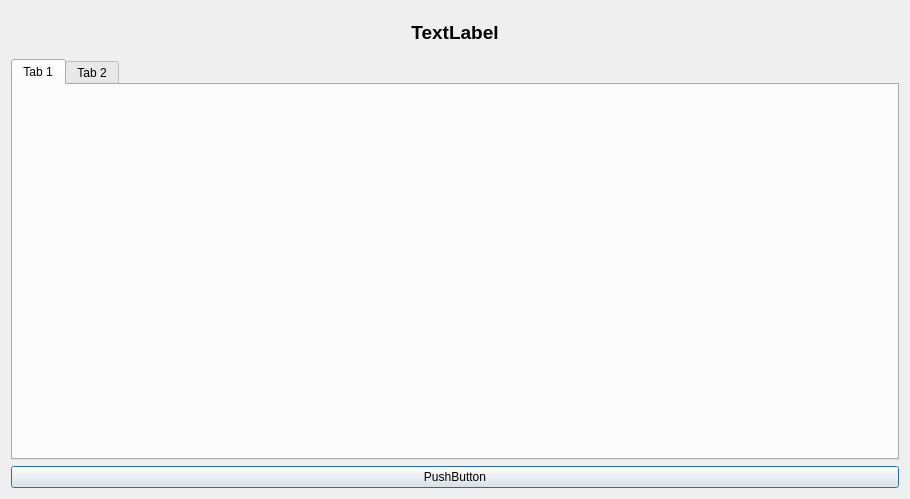
<?xml version="1.0" encoding="UTF-8"?>
<ui version="4.0">
 <class>Dialog</class>
 <widget class="QDialog" name="Dialog">
  <property name="geometry">
   <rect>
    <x>0</x>
    <y>0</y>
    <width>910</width>
    <height>499</height>
   </rect>
  </property>
  <property name="sizePolicy">
   <sizepolicy hsizetype="Expanding" vsizetype="Expanding">
    <horstretch>0</horstretch>
    <verstretch>0</verstretch>
   </sizepolicy>
  </property>
  <property name="windowTitle">
   <string>Dialog</string>
  </property>
  <layout class="QHBoxLayout" name="horizontalLayout">
   <item>
    <layout class="QVBoxLayout" name="verticalLayout">
     <item>
      <widget class="QLabel" name="lb_airport_name">
       <property name="font">
        <font>
         <pointsize>14</pointsize>
         <bold>true</bold>
        </font>
       </property>
       <property name="text">
        <string>TextLabel</string>
       </property>
       <property name="alignment">
        <set>Qt::AlignCenter</set>
       </property>
      </widget>
     </item>
     <item alignment="Qt::AlignVCenter">
      <widget class="QTabWidget" name="tw_graphs">
       <property name="sizePolicy">
        <sizepolicy hsizetype="Expanding" vsizetype="Expanding">
         <horstretch>0</horstretch>
         <verstretch>0</verstretch>
        </sizepolicy>
       </property>
       <property name="minimumSize">
        <size>
         <width>661</width>
         <height>401</height>
        </size>
       </property>
       <property name="styleSheet">
        <string notr="true"/>
       </property>
       <property name="currentIndex">
        <number>0</number>
       </property>
       <property name="iconSize">
        <size>
         <width>16</width>
         <height>16</height>
        </size>
       </property>
       <widget class="QWidget" name="tab">
        <attribute name="title">
         <string>Tab 1</string>
        </attribute>
       </widget>
       <widget class="QWidget" name="tab_2">
        <attribute name="title">
         <string>Tab 2</string>
        </attribute>
        <widget class="QComboBox" name="cb_months">
         <property name="geometry">
          <rect>
           <x>760</x>
           <y>0</y>
           <width>82</width>
           <height>28</height>
          </rect>
         </property>
        </widget>
       </widget>
      </widget>
     </item>
     <item>
      <widget class="QPushButton" name="pb_close_graphs">
       <property name="text">
        <string>PushButton</string>
       </property>
      </widget>
     </item>
    </layout>
   </item>
  </layout>
 </widget>
 <resources/>
 <connections/>
</ui>
